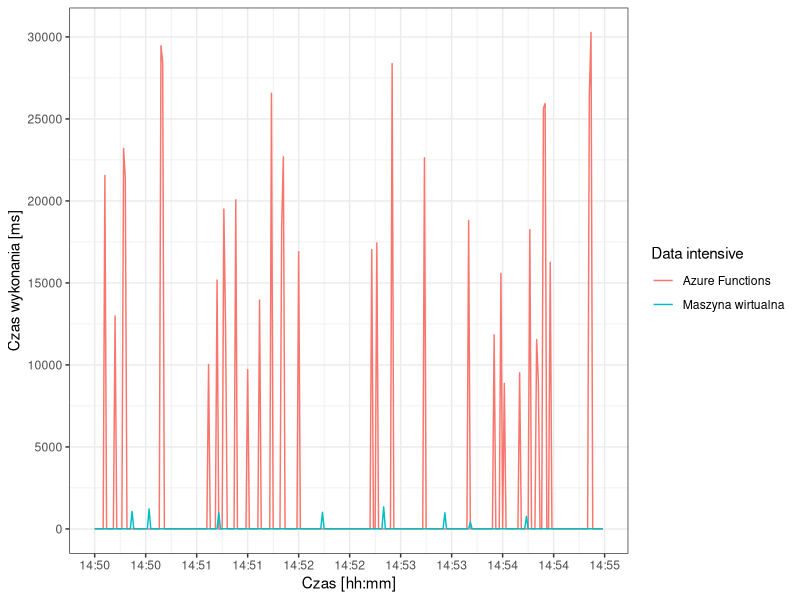

Write the R code that produced this figure.
library("ggplot2")
library("scales")

png(filename="azure-dataintensive-latency.png", width=640, height=480)

dat = read.csv("combined.csv")
dat$time_2 = as.POSIXct(dat$time_2, format = "%Y-%m-%dT%H:%M:%SZ")

ggplot(data=dat, aes(time_2)) +
theme_bw() +
scale_x_datetime(labels = date_format("%H:%M"), breaks = pretty_breaks(n=10)) +
scale_y_continuous(breaks=pretty_breaks(n=10)) +
labs(x = "Czas [hh:mm]", y = "Czas wykonania [ms]", colour = "Data intensive") +
geom_line(aes(y = p50_1, color = "Azure Functions")) +
geom_line(aes(y = p50_2, color = "Maszyna wirtualna"))
